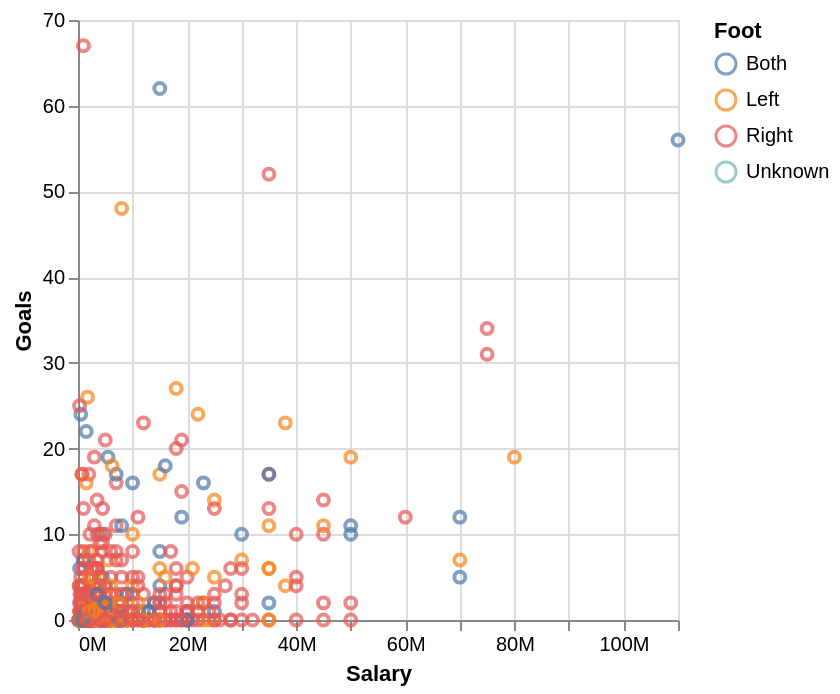

Here is the Vega-Lite specification saved for this chart:
### Vega-Lite specification from a JSON file in a GitHub repository (floating-point values rounded to 4 significant figures; data arrays with more than 128 entries replaced by an {"elided": "..."} marker saying what was removed)
{"$schema": "https://vega.github.io/schema/vega-lite/v5.json", "mark": {"type": "point", "tooltip": true}, "encoding": {"x": {"field": "Salary", "type": "quantitative", "axis": {"format": "s"}}, "y": {"field": "Goals", "type": "quantitative", "axis": {"format": "s"}}, "color": {"field": "Foot", "type": "nominal"}, "tooltip": {"field": "Name", "type": "nominal"}}, "data": {"values": {"elided": "552 records"}}}
